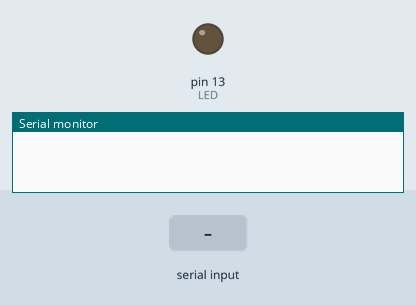
Recording of a sketch running on a simulated Arduino Uno, built with avr-gcc and run on an emulated ATmega328P. Shown: output pins drawn as LEDs (lit = HIGH), the last lines printed to the serial monitor. Dashed ring = blinking. The inputs (shaded band) are chosen by the test bench. Pins used as bus, display or sensor lines are not drawn.

Above: at 1.2 s.
1.3 s: "90,45\n" received over Serial
At 1.8 s:
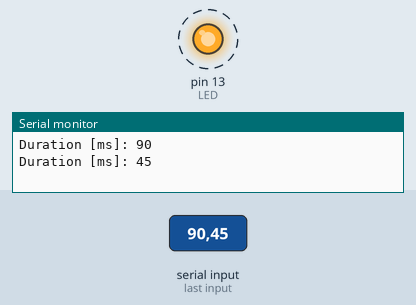
4.3 s: "30,150\n" received over Serial
At 4.53 s:
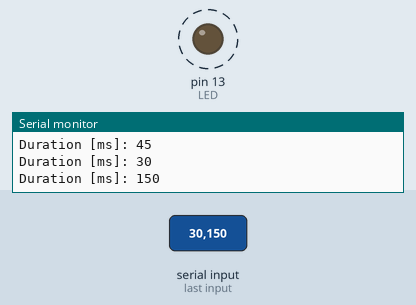
Timing chart, 0 to 13.3 s (numbered marks = the images above; inputs shaded):
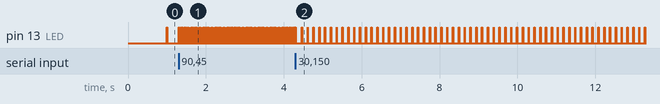

The sketch:

pulse-gen.ino
```cpp
int initDuration = 1000; // pulse duration [ms]

void setup() {
  pinMode(12,OUTPUT); // pulse (PB4)
  pinMode(13,OUTPUT); // LED (PB5)

  PORTB=0b11000000;

  Serial.begin(115200);
  Serial.setTimeout(initDuration);

  while(!Serial){;}
}

void loop() {

  int newDuration = Serial.parseInt();
  if (newDuration>10) {
    Serial.setTimeout(newDuration-10);
    Serial.print("Duration [ms]: ");
    Serial.println(newDuration);
  }

  PORTB=0b11100000;
  delay(10); // 1/100 second blink on
  PORTB=0b11010000;
  __asm__("nop\n\t");
  __asm__("nop\n\t");
  __asm__("nop\n\t");
  __asm__("nop\n\t");
  __asm__("nop\n\t");
  __asm__("nop\n\t");
  __asm__("nop\n\t");
  PORTB=0b11000000; // 8 clock cycles == 500ns

}
```

Measured:
- after the input at 1.3 s, pin 13 (LED): alternates HIGH for 0.01 s and LOW for 0.03 s, starting at once
- after the input at 4.3 s, pin 13 (LED): alternates HIGH for 0.01 s and LOW for 0.14 s, starting after 0.16 s
